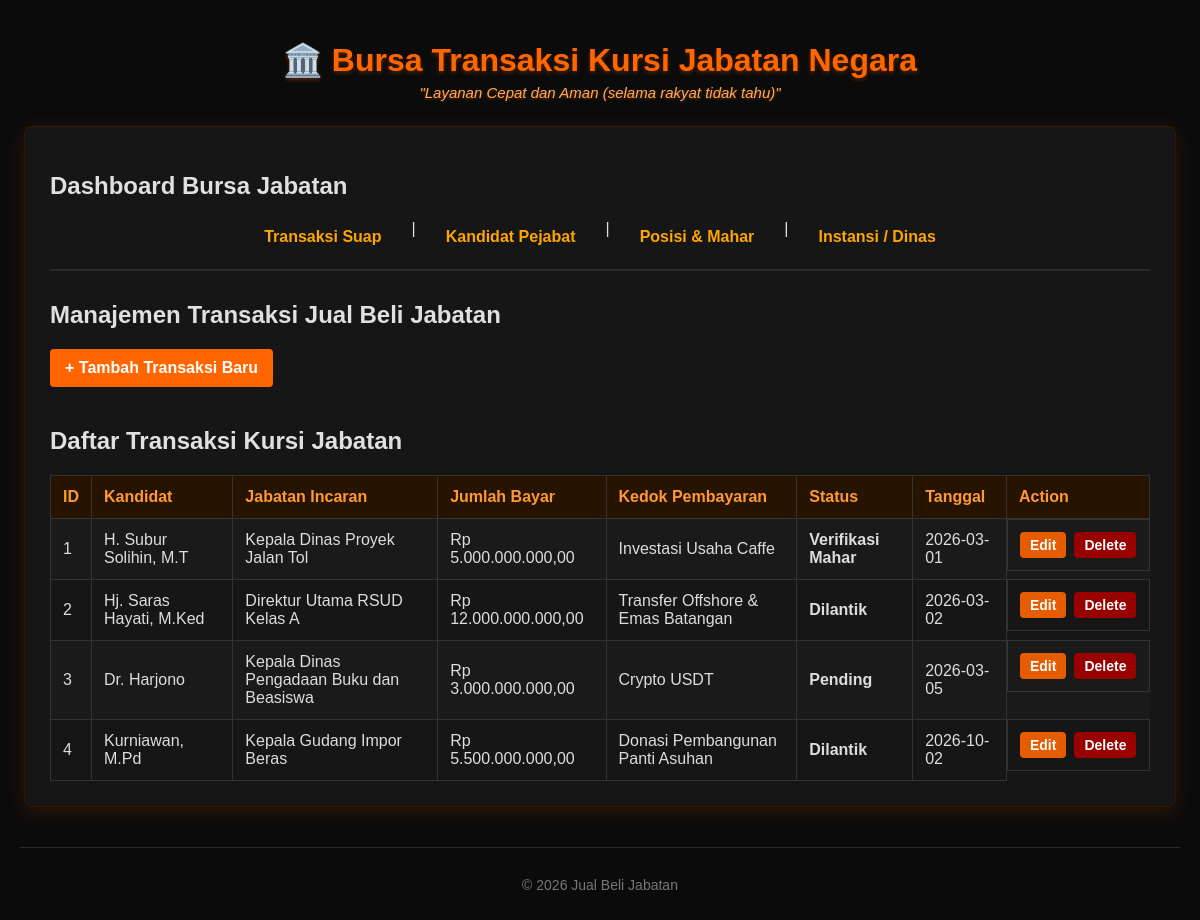
The page / on the database its author committed.
### tables this page shows
CREATE TABLE `transactions` (
  `id` int NOT NULL,
  `candidate_id` int NOT NULL,
  `position_id` int NOT NULL,
  `amount_paid` decimal(15,2) NOT NULL,
  `payment_method` varchar(100) NOT NULL,
  `note` text,
  `status` enum('Pending','Verifikasi Mahar','Dilantik','Kena KPK') DEFAULT 'Pending',
  `transaction_date` date NOT NULL
);

CREATE TABLE `candidates` (
  `id` int NOT NULL,
  `name` varchar(200) NOT NULL,
  `no_ktp` varchar(20) NOT NULL,
  `no_phone` varchar(20) NOT NULL,
  `wealth_source` varchar(255) NOT NULL
);

CREATE TABLE `positions` (
  `id` int NOT NULL,
  `department_id` int NOT NULL,
  `position_name` varchar(100) NOT NULL,
  `price` decimal(15,2) NOT NULL,
  `quota` int NOT NULL
);

### config/db.php (called while the page is built, shortened)
<?php
class Database {
    private $host = "localhost";
    private $username = "root";
    private $password = "";
    private $dbname = "db_jualbeli";
    public function __construct() {
        try {
            $this->conn = new PDO("mysql:host=$this->host;dbname=$this->dbname", $this->username,$this->password);
        }
        catch (PDOException $e) {
            echo "Connection failed: " . $e->getMessage();
        }
    }
}
?>

### class/Transaction.php (called while the page is built, shortened)
<?php
require_once 'config/db.php';
class Transaction {
    private $db;
    public function __construct() {
        $this->db = (new Database())->conn;
    }
    public function getAllTransactions() {
        $query = "SELECT t.*, c.name AS candidate_name, c.no_ktp,
                         p.position_name, p.price AS target_price, d.dept_name
                  FROM transactions t
                  JOIN candidates c ON t.candidate_id = c.id
                  JOIN positions p ON t.position_id = p.id
                  JOIN departments d ON p.department_id = d.id
                  ORDER BY t.id ASC";
        $stmt = $this->db->query($query);
        return $stmt->fetchAll(PDO::FETCH_ASSOC);
    }
}
?>

### view/transactions.php (the view, shortened to what this page needs)
<h2>Manajemen Transaksi Jual Beli Jabatan</h2>
<?php if (!isset($_GET['action'])): ?>
    <a href="index.php?page=transactions&action=add" class="btn btn-primary">+ Tambah Transaksi Baru</a>
<?php endif; ?>
<h2>Daftar Transaksi Kursi Jabatan</h2>
<table>
    <tr>
        <th>ID</th>
        <th>Kandidat</th>
        <th>Jabatan Incaran</th>
        <th>Jumlah Bayar</th>
        <th>Kedok Pembayaran</th>
        <th>Status</th>
        <th>Tanggal</th>
        <th>Action</th>
    </tr>
    <?php foreach ($transaction->getAllTransactions() as $t): ?>
    <tr>
        <td><?= $t['id'] ?></td>
        <td><?= htmlspecialchars($t['candidate_name']) ?></td>
        <td><?= htmlspecialchars($t['position_name']) ?></td>
        <td>Rp <?= number_format($t['amount_paid'], 2, ',', '.') ?></td>
        <td><?= htmlspecialchars($t['payment_method']) ?></td>
        <td><strong><?= htmlspecialchars($t['status']) ?></strong></td>
        <td><?= $t['transaction_date'] ?></td>
        <td class="table-actions">
            <a href="index.php?page=transactions&action=edit&id=<?= $t['id'] ?>" class="btn btn-warning">Edit</a>
            <a href="index.php?page=transactions&action=delete&id=<?= $t['id'] ?>" class="btn btn-danger" onclick="return confirm('Apakah Anda yakin ingin menghapus transaksi suap ini?')">Delete</a>
        </td>
    </tr>
    <?php endforeach; ?>
</table>

### index.php (shortened to what this page needs)
<?php
require_once 'class/Transaction.php';
$transaction = new Transaction();
?>
<!DOCTYPE html>
<html lang="id">
<head>
    <link rel="stylesheet" href="style.css">
</head>
<body>
    <?php include 'view/header.php'; ?>
    <main>
        <h2>Dashboard Bursa Jabatan</h2>
        <nav class="navbar">
            <a href="?page=transactions">Transaksi Suap</a> |
            <a href="?page=candidates">Kandidat Pejabat</a> |
            <a href="?page=positions">Posisi & Mahar</a> |
            <a href="?page=departments">Instansi / Dinas</a>
        </nav>
        <?php
        $page = isset($_GET['page']) ? $_GET['page'] : 'transactions';
        if ($page == 'departments') {
            include 'view/departments.php';
        } elseif ($page == 'positions') {
            include 'view/positions.php';
        } elseif ($page == 'candidates') {
            include 'view/candidates.php';
        } elseif ($page == 'transactions') {
            include 'view/transactions.php';
        } else {
            echo "<h2>Halaman tidak ditemukan.</h2>";
        }
        ?>
    </main>
    <?php include 'view/footer.php'; ?>
</body>
</html>

### view/header.php
<header>
    <h1>🏛️ Bursa Transaksi Kursi Jabatan Negara</h1>
    <p class="tagline">"Layanan Cepat dan Aman (selama rakyat tidak tahu)"</p>
</header>

### view/footer.php
<footer>
    <p>&copy; 2026 Jual Beli Jabatan</p>
</footer>

### style.css (style rules this page uses)
body { font-family: Arial, sans-serif; background-color: #0b0b0b; color: #e0e0e0; margin: 0; padding: 20px; }
.container, main { max-width: 1100px; margin: 0 auto; background: #161616; padding: 25px; border-radius: 8px; box-shadow: 0 4px 20px rgba(255, 102, 0, 0.15); border: 1px solid #331a00; }
header h1 { color: #ff6600; text-align: center; margin-bottom: 5px; text-shadow: 0 2px 4px rgba(255, 102, 0, 0.3); }
header .tagline { color: #ffaa55; font-style: italic; font-size: 15px; text-align: center; margin-top: 0; margin-bottom: 25px; text-shadow: 0 1px 3px rgba(255, 102, 0, 0.4); }
.navbar { display: flex; justify-content: center; gap: 15px; margin-bottom: 30px; border-bottom: 2px solid #2a2a2a; padding-bottom: 15px; }
.navbar a { text-decoration: none; color: #ffa500; font-weight: bold; padding: 8px 15px; border-radius: 4px; transition: all 0.2s; }
.btn { padding: 10px 15px; border: none; border-radius: 4px; cursor: pointer; font-weight: bold; text-decoration: none; display: inline-block; }
.btn-primary { background-color: #ff6600; color: white; margin-bottom: 20px; }
.btn-warning { background-color: #e65c00; color: white; padding: 5px 10px; font-size: 14px; }
.btn-danger { background-color: #990000; color: white; padding: 5px 10px; font-size: 14px; }
table { width: 100%; border-collapse: collapse; margin-top: 15px; }
table th, table td { border: 1px solid #333; padding: 12px; text-align: left; color: #ddd; }
table th { background-color: #261300; color: #ff9933; }
table tr:nth-child(even) { background-color: #1a1a1a; }
.table-actions { display: flex; gap: 8px; }
footer { text-align: center; margin-top: 40px; color: #777; font-size: 14px; border-top: 1px solid #2a2a2a; padding-top: 15px; }

### rows shown on the page
transactions: id "1", candidate.name "H. Subur Solihin, M.T", position.position_name "Kepala Dinas Proyek Jalan Tol", amount_paid "5.000.000.000,00", payment_method "Investasi Usaha Caffe", status "Verifikasi Mahar", transaction_date "2026-03-01"
transactions: id "2", candidate.name "Hj. Saras Hayati, M.Ked", position.position_name "Direktur Utama RSUD Kelas A", amount_paid "12.000.000.000,00", payment_method "Transfer Offshore & Emas Batangan", status "Dilantik", transaction_date "2026-03-02"
transactions: id "3", candidate.name "Dr. Harjono", position.position_name "Kepala Dinas Pengadaan Buku dan Beasiswa", amount_paid "3.000.000.000,00", payment_method "Crypto USDT", status "Pending", transaction_date "2026-03-05"
transactions: id "4", candidate.name "Kurniawan, M.Pd", position.position_name "Kepala Gudang Impor Beras", amount_paid "5.500.000.000,00", payment_method "Donasi Pembangunan Panti Asuhan", status "Dilantik", transaction_date "2026-10-02"
